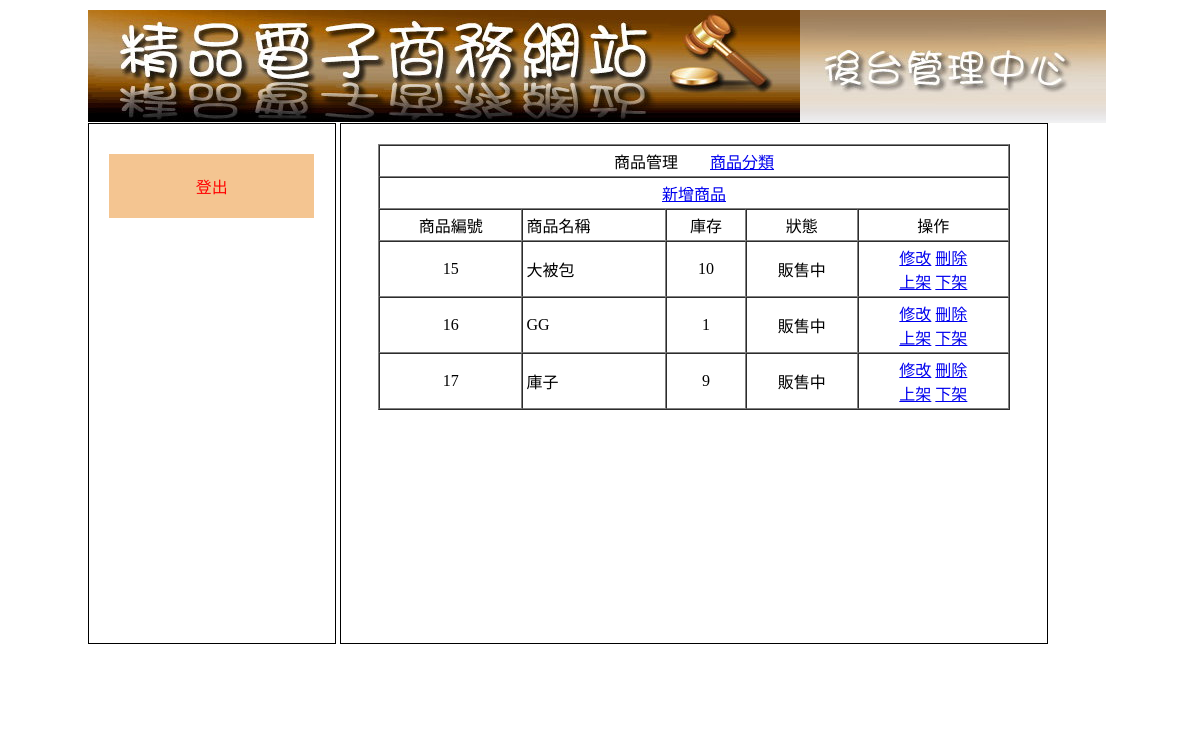
Page /web00_q4/admin.php?do=admin&redo=admin_item on the committed database.
### tables this page shows
CREATE TABLE `item_3` (
  `i3_seq` int(10) UNSIGNED NOT NULL,
  `i3_name` text NOT NULL COMMENT '商品名稱',
  `i3_sell` int(10) NOT NULL COMMENT '商品價格',
  `i3_type` text NOT NULL COMMENT '商品規格',
  `i3_cnt` int(10) NOT NULL COMMENT '商品庫存',
  `i3_pic` text NOT NULL COMMENT '商品圖片',
  `i3_con` text NOT NULL COMMENT '商品介紹',
  `i3_i1` int(10) NOT NULL COMMENT '對應的大類',
  `i3_i2` int(10) NOT NULL COMMENT '對應的中類',
  `i3_look` int(1) NOT NULL COMMENT '是否上架'
);

### web00_q4/admin_item_list.php (the view)
<?php
$sql = "select * from item_3";
$ro2 = mysqli_query($link,$sql);
$list_i1_2 = mysqli_fetch_assoc($ro2);
?>
<table width="95%" border="1" align="center" cellpadding="3" cellspacing="0">
  <tr>
    <td colspan="5" align="center" valign="middle">商品管理　　<A href="admin.php?do=admin&redo=th">商品分類</A></td>
  </tr>
  <tr>
    <td colspan="5" align="center" valign="middle"><A href="admin.php?do=admin&redo=add_item">新增商品</A></td>
  </tr>
  <tr>
    <td align="center" valign="middle">商品編號</td>
    <td align="left" valign="middle">商品名稱</td>
    <td align="center" valign="middle">庫存</td>
    <td align="center" valign="middle">狀態</td>
    <td align="center" valign="middle">操作</td>
  </tr>
<?php
do{
  $look="已下架";
  if($list_i1_2["i3_look"] == 1){
    $look="販售中";
  }
?>
  <tr>
    <td align="center" valign="middle"><?=$list_i1_2["i3_seq"]?></td>
    <td align="left" valign="middle"><?=$list_i1_2["i3_name"]?></td>
    <td align="center" valign="middle"><?=$list_i1_2["i3_cnt"]?></td>
    <td align="center" valign="middle"><?=$look?></td>
    <td align="center" valign="middle">
      <a href="admin.php?do=admin&redo=update_item&no=<?=$list_i1_2["i3_seq"]?>">修改</a>
      <a href="item_list_del_api.php?no=<?=$list_i1_2["i3_seq"]?>">刪除</a><br>
      <a href="item_list_up_api.php?no=<?=$list_i1_2["i3_seq"]?>">上架</a>
      <a href="item_list_down_api.php?no=<?=$list_i1_2["i3_seq"]?>">下架</a>
    </td>
  </tr>
<?php }while($list_i1_2 = mysqli_fetch_assoc($ro2));?>
</table>

### web00_q4/Manage Page_files/css.css (style rules this page uses)
body { font-family:"微軟正黑體"; }

### rows in the picture
item_3: i3_seq "15", i3_name "大被包", i3_cnt "10", i3_look "販售中"
item_3: i3_seq "16", i3_name "GG", i3_cnt "1", i3_look "販售中"
item_3: i3_seq "17", i3_name "庫子", i3_cnt "9", i3_look "販售中"
